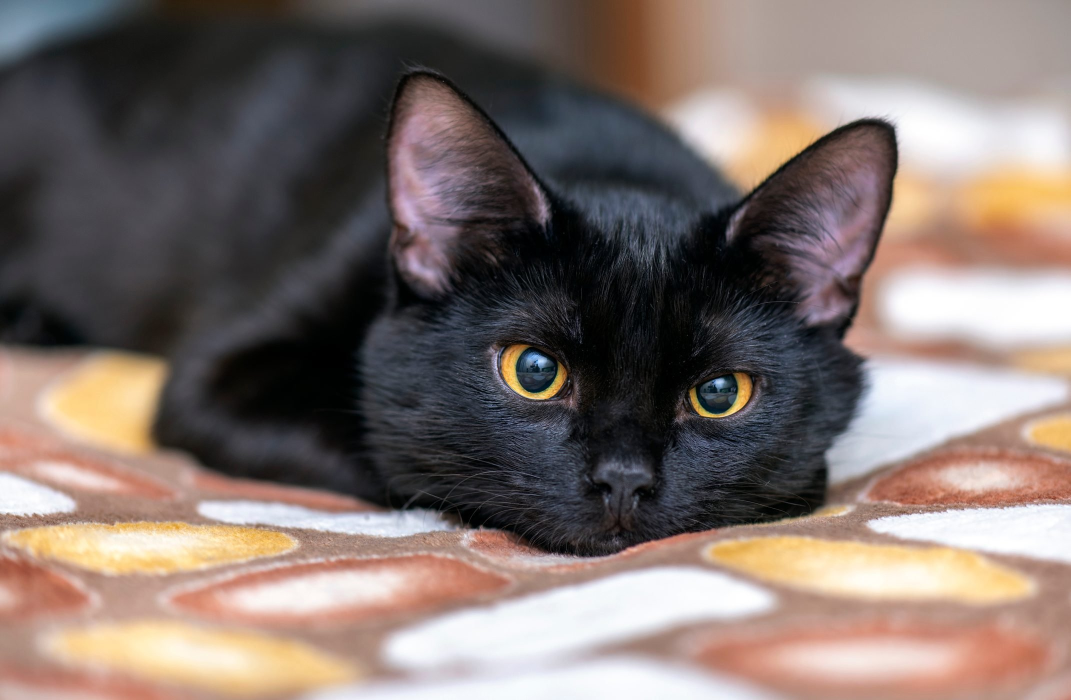
#> input picture Learning_cv/Uploaded_Images/Cat Image jpg.jpg, 2141 x 1400 px, found by its file name (shown at 1/2 size)
$ python 'Lecture 2-2.py'
#> lines starting #> are read from the running program, lines starting #| are printed output that depends on the picture
# BASIC IMAGE DRAWING TECHNIQUES

import cv2
import numpy as np

image1 = cv2.imread(r'Learning_cv\Uploaded_Images\Cat Image jpg.jpg')
#> image1 is the input picture: shape (1400, 2141, 3); mean B, G, R 108.6, 113.9, 127.9
resize = cv2.resize(image1, (800, 600))
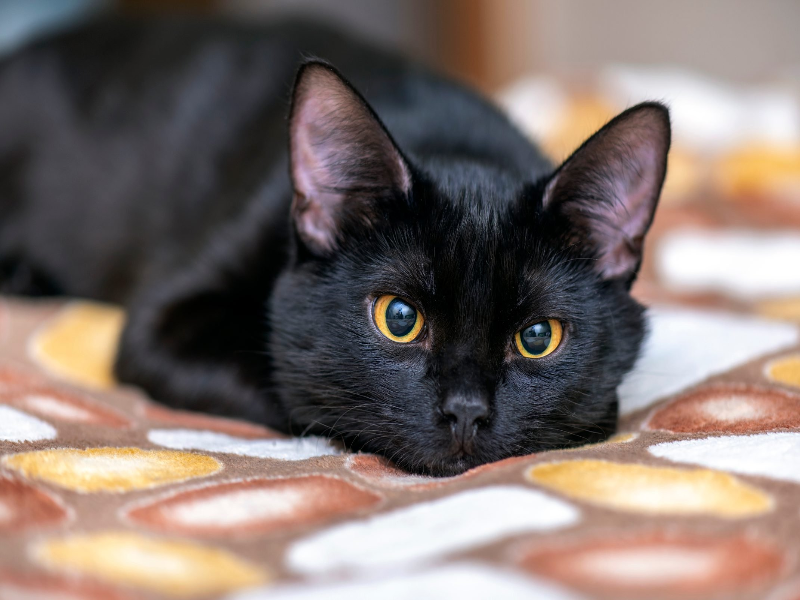
#> resize: shape (600, 800, 3); mean B, G, R 108.5, 113.8, 127.8
cv2.imshow('Cat Image', resize)
cv2.waitKey(0)
cv2.destroyAllWindows()

# drawing a line
cv2.line(resize, (225, 50), (700, 500), (0, 0, 255), 5)
cv2.line(resize, (225, 500), (700, 50), (0, 0, 255), 5)
''' syntax: cv2.line(image, start_point, end_point, color, thickness) '''
cv2.imshow('Line on Cat Image', resize)
cv2.waitKey(0)
cv2.destroyAllWindows()

# drawing a rectangle
cv2.rectangle(resize, (225, 50), (700, 500), (0, 255, 0), 5)
''' syntax: cv2.rectangle(image, top_left_point, bottom_right_point, color, thickness)
    If thickness is -1, it fills the rectangle '''
cv2.imshow('Rectangle on Cat Image', resize)
cv2.waitKey(0)
cv2.destroyAllWindows()

# drawing a circle
cv2.circle(resize, (465, 410), 50, (255, 0, 0), 5)
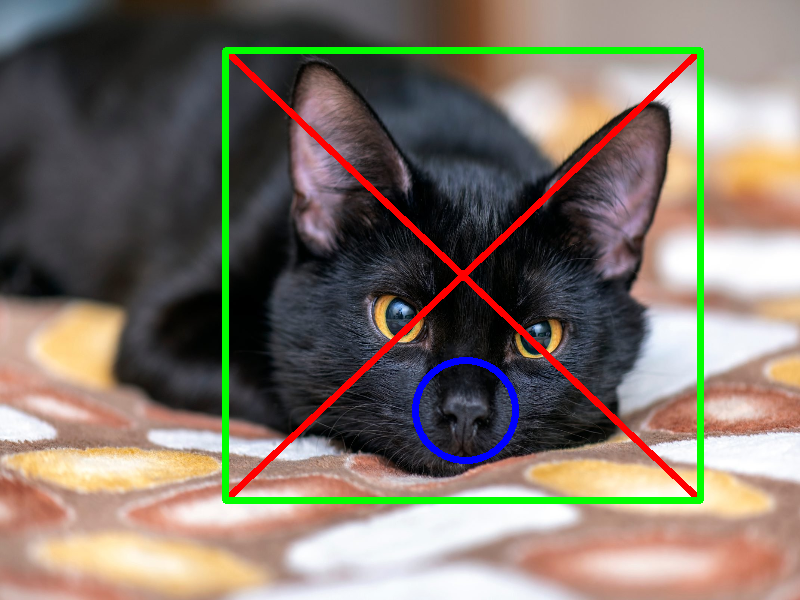
#> resize: shape (600, 800, 3); mean B, G, R 104.7, 115.6, 126.7
''' syntax: cv2.circle(image, center, radius, color, thickness) '''
cv2.imshow('Circle on Cat Image', resize)
cv2.waitKey(0)
cv2.destroyAllWindows()

# adding text on picture
text = cv2.putText(resize, 'Cute cat', (220, 530), cv2.FONT_HERSHEY_SIMPLEX, 1, (0, 0, 0), 2)
''' syntax: cv2.putText(image, text, bottom_left_pt, font, font_scale, color, thickness) '''
cv2.imshow('Text on Cat Image', resize)
cv2.waitKey(0)
cv2.destroyAllWindows()
